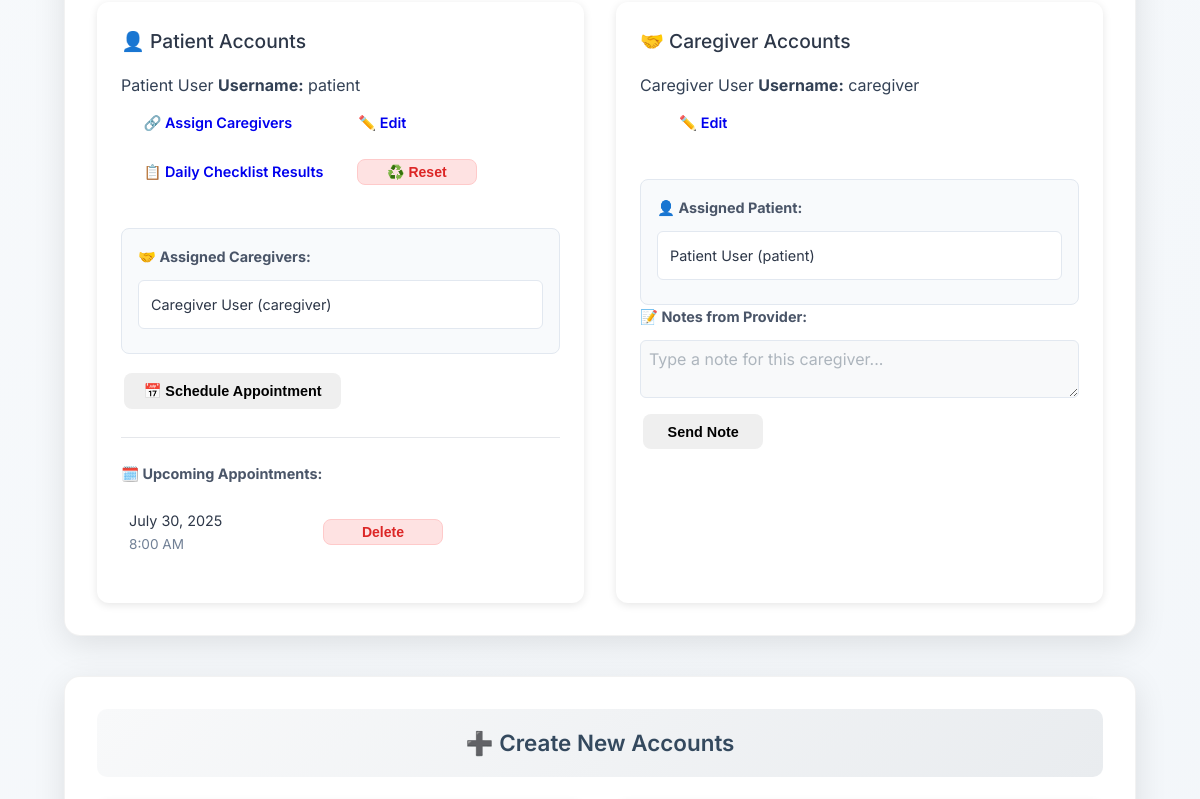
Before: /provider-dashboard/ (signed in, middle part) with the older database file.
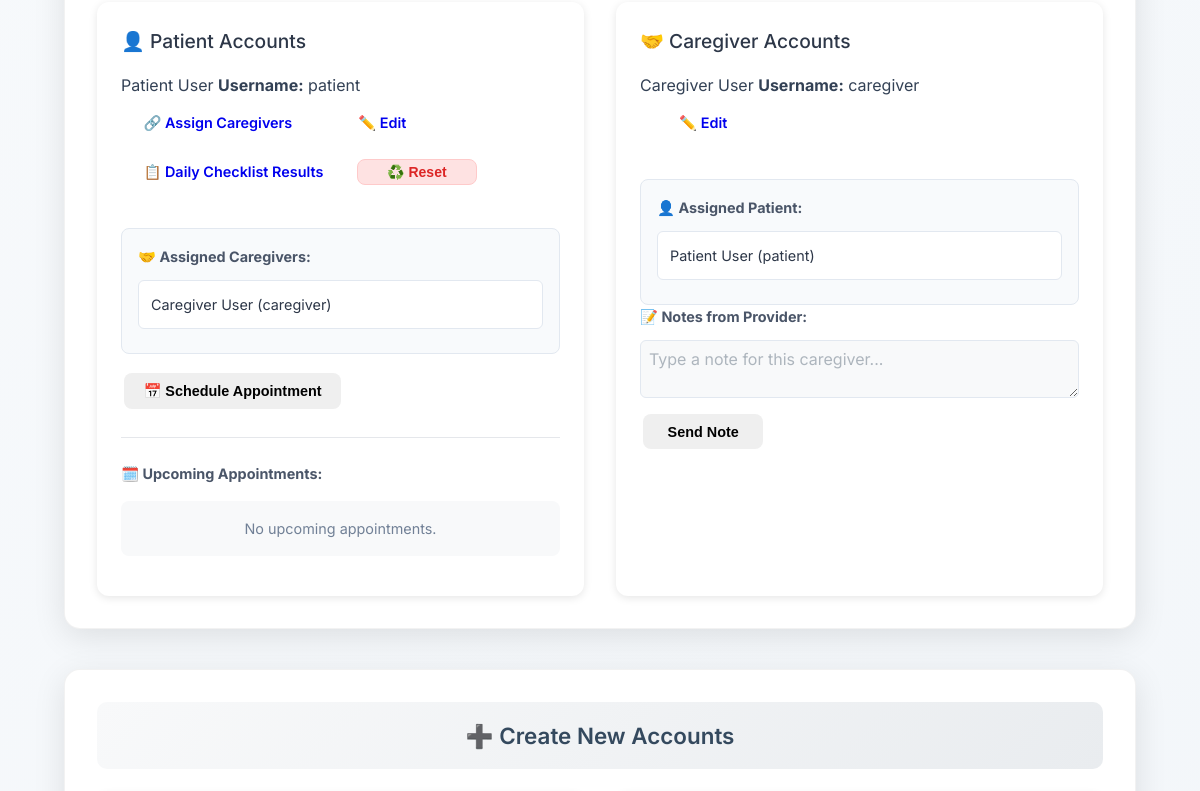
After: the same page with the newer database file.
### users/models.py (models this page shows, shortened)
class UserProfile(models.Model):
    USER_TYPES = (
        ('admin', 'Administrator'),  # Admin users
        ('provider', 'Healthcare Provider'),  # Providers
        ('caregiver', 'Caregiver'),  # Caregivers
        ('patient', 'Patient'),  # All patients
    )
    user = models.OneToOneField(User, on_delete=models.CASCADE, related_name='profile')  # each user must have a profile
    user_type = models.CharField(max_length=20, choices=USER_TYPES)  # set specific user role
    provider = models.ForeignKey('self', on_delete=models.SET_NULL, null=True, blank=True,
                                related_name='managed_patients', limit_choices_to={'user_type': 'provider'})  # provider link
    patient = models.ForeignKey('self', on_delete=models.SET_NULL, null=True, blank=True,
                               related_name='caregivers', limit_choices_to={'user_type': 'patient'})  # patienr link
    linked_patients = models.ManyToManyField(
        'self',
        symmetrical=False,
        related_name='linked_caregivers',
        limit_choices_to={'user_type': 'patient'},
        blank=True,
        help_text="Patients this caregiver can access"  # Caregivers can see these patients
    )

### taskmanager/models.py (models this page shows, shortened)
class Appointment(models.Model):
    provider = models.ForeignKey(UserProfile, on_delete=models.CASCADE, related_name='provided_appointments')
    patient = models.ForeignKey(UserProfile, on_delete=models.CASCADE, related_name='appointments')
    datetime = models.DateTimeField()
    notes = models.TextField(blank=True)
    created_at = models.DateTimeField(auto_now_add=True)
    class Meta:
        ordering = ['datetime']

### users/views.py (the view, shortened to what this page needs)
# urls.py: path('provider-dashboard/', views.provider_dashboard, name='provider_dashboard'),
@login_required
def provider_dashboard(request):
    if not hasattr(request.user, 'profile') or request.user.profile.user_type != 'provider':
        messages.error(request, 'You do not have permission to access the provider dashboard.')
        return redirect('home')
    provider_profile = request.user.profile
    patients = UserProfile.objects.filter(user_type='patient', provider=provider_profile)
    provider_patient_ids = patients.values_list('id', flat=True)
    caregivers = UserProfile.objects.filter(
        user_type='caregiver',
        patient__in=provider_patient_ids
    )
    task_statistics = get_task_statistics()
    recent_tasks = Task.objects.filter(
        assigned_by=provider_profile
    ).select_related('assigned_to__user').order_by('-created_at')[:10]
    selected_patient = None
    patient_tasks = []
    daily_checklists = []
    context = {
        'user': request.user,
        'user_type': 'Healthcare Provider',
        'patients': patients,
        'caregivers': caregivers,
        'recent_tasks': recent_tasks,
        'task_types': TASK_TYPES,
        'game_types': GAME_TYPES,
        'difficulty_levels': DIFFICULTY_LEVELS,
        'task_configs': TASK_TEMPLATES,  # Add task configurations
        'provider_patients': patients,  # Add provider's patients for the quick assign section
        **task_statistics,
        'selected_patient': selected_patient,
        'patient_tasks': patient_tasks,
        'daily_checklists': daily_checklists,
    }
    return render(request, 'dashboards/provider_dashboard.html', context)

### taskmanager/views.py (called while the page is built)
def get_task_statistics():
    return {
        'total_tasks': Task.objects.count(),
        'pending_tasks_count': Task.objects.filter(status__in=['assigned', 'in_progress']).count(),
        'completed_tasks_count': Task.objects.filter(status='completed').count(),
    }

### templates/dashboards/provider_dashboard.html (shortened to what the changed rows need)
{% extends 'layouts/base.html' %}
{% load static %}
{% block extra_css %}
<link rel="stylesheet" href="{% static 'css/provider_dashboard.css' %}">
{% endblock %}
{% block content %}
<div class="dashboard-container"
     data-assign-task-url="{% url 'taskmanager:assign_task' %}"
     data-assign-multiple-tasks-url="{% url 'taskmanager:assign_multiple_tasks' %}"
     data-test-puzzle-mild-url="{% url 'taskmanager:test_puzzle' 'mild' %}"
     data-test-puzzle-moderate-url="{% url 'taskmanager:test_puzzle' 'moderate' %}"
     data-test-puzzle-major-url="{% url 'taskmanager:test_puzzle' 'major' %}"
     data-test-color-mild-url="{% url 'taskmanager:test_color' 'mild' %}"
     data-test-color-moderate-url="{% url 'taskmanager:test_color' 'moderate' %}"
     data-test-color-major-url="{% url 'taskmanager:test_color' 'major' %}"
     data-test-pairs-mild-url="{% url 'taskmanager:test_pairs' 'mild' %}"
     data-test-pairs-moderate-url="{% url 'taskmanager:test_pairs' 'moderate' %}"
     data-test-pairs-major-url="{% url 'taskmanager:test_pairs' 'major' %}"
     data-test-questionnaire-url="{% url 'taskmanager:test_questionnaire' %}"
     data-test-daily-checklist-url="{% url 'taskmanager:test_daily_checklist' %}">
    <div class="provider-dashboard">
        <div class="dashboard-section">
            <div class="account-management-container">
                <div class="account-section">
                    {% if patients %}
                    <div class="user-accounts">
                        {% for patient in patients %}
                        <div class="user-card" data-patient-id="{{ patient.id }}">
                            <div class="user-header-row user-header-flex">
                                <div class="user-header-info user-header-info-vertical">
                                    <span class="user-name">{{ patient.user.first_name }} {{ patient.user.last_name }}</span>
                                    <span class="user-username"><strong>Username:</strong> {{ patient.user.username }}</span>
                                </div>
                                <div class="user-actions-inline-row">
                                    <a href="{% url 'assign_caregiver' patient.id %}" class="action-btn primary-btn">
                                        🔗 Assign Caregivers
                                    </a>
                                    <a href="{% url 'manage_account' patient.user.id %}" class="action-btn outline-btn">
                                        ✏️ Edit
                                    </a>
                                    <span style="display: flex; align-items: center; gap: 0.5rem;">
                                        <a href="{% url 'taskmanager:daily_checklist_results_patient' patient.id %}" class="action-btn secondary-btn">
                                            📋 Daily Checklist Results
                                        </a>
                                        <form method="post" action="{% url 'taskmanager:reset_daily_checklist_patient' patient.id %}" class="reset-checklist-form" data-patient-id="{{ patient.id }}" style="display:inline;">
                                            <button type="submit" class="action-btn danger-btn" onclick="return confirm('Are you sure you want to reset all daily checklist submissions for this patient?');">
                                                ♻️ Reset
                                            </button>
                                        </form>
                                    </span>
                                </div>
                            </div>
                            <div class="relationship-data">
                                <div class="relationship-row-container">
                                    {% with caregivers=patient.caregivers.all %}
                                        <div class="relationship-row">
                                            <p class="relationship-title"><strong>🤝 Assigned Caregivers:</strong></p>
                                            {% for caregiver in caregivers %}
                                                <div class="relationship-item" data-caregiver-id="{{ caregiver.id }}" data-caregiver-name="{{ caregiver.user.first_name }} {{ caregiver.user.last_name }}">
                                                    {{ caregiver.user.first_name }} {{ caregiver.user.last_name }} ({{ caregiver.user.username }})
                                                </div>
                                            {% empty %}
                                            <p class="no-relationships">❌ No caregivers assigned</p>
                                            {% endfor %}
                                        </div>
                                    {% endwith %}
                                </div>
                                <div style="margin-top: 1rem;">
                                    <button class="action-btn secondary-btn schedule-appointment-btn" data-patient-name="{{ patient.user.get_full_name }}" data-patient-id="{{ patient.id }}">
                                        📅 Schedule Appointment
                                    </button>
                                </div>
                                <div class="appointment-section">
                                    <p class="relationship-title"><strong>🗓️ Upcoming Appointments:</strong></p>
                                    <div class="appointments-list">
                                        {% with appointments=patient.appointments.all %}
                                            {% if appointments %}
                                                <table>
                                                    <tbody>
                                                        {% for appt in appointments %}
                                                            <tr>
                                                                <td class="appointment-datetime">
                                                                    {{ appt.datetime|date:"F j, Y" }}
                                                                    <br>
                                                                    <span class="time">{{ appt.datetime|date:"g:i A" }}</span>
                                                                </td>
                                                                <td>
                                                                    <button class="action-btn danger-btn delete-appointment-btn" data-appointment-id="{{ appt.id }}">
                                                                        Delete
                                                                    </button>
                                                                </td>
                                                            </tr>
                                                        {% endfor %}
                                                    </tbody>
                                                </table>
                                            {% else %}
                                                <p class="no-appointments">No upcoming appointments.</p>
                                            {% endif %}
                                        {% endwith %}
                                    </div>
                                </div>
                            </div>
                        </div>
                        {% endfor %}
                    </div>
                    {% else %}
                    <div class="empty-state">
                        <p>👤 No patient accounts found.</p>
                    </div>
                    {% endif %}
                </div>
                <div class="account-section">
                    {% if caregivers %}
                    <div class="user-accounts">
                        {% for caregiver in caregivers %}
                        <div class="user-card">
                            <div class="user-header-row user-header-flex">
                                <div class="user-header-info user-header-info-vertical">
                                    <span class="user-name">{{ caregiver.user.first_name }} {{ caregiver.user.last_name }}</span>
                                    <span class="user-username"><strong>Username:</strong> {{ caregiver.user.username }}</span>
                                </div>
                                <div class="user-actions-inline-row">
                                    <a href="{% url 'manage_account' caregiver.user.id %}" class="action-btn outline-btn">
                                        ✏️ Edit
                                    </a>
                                </div>
                            </div>
                            <div class="relationship-data">
                                <div class="relationship-row-container">
                                    <div class="relationship-row">
                                        <p class="relationship-title"><strong>👤 Assigned Patient:</strong></p>
                                        {% if caregiver.patient %}
                                            <div class="relationship-item">{{ caregiver.patient.user.first_name }} {{ caregiver.patient.user.last_name }} ({{ caregiver.patient.user.username }})</div>
                                        {% else %}
                                            <p class="no-relationships">❌ No patient assigned</p>
                                        {% endif %}
                                    </div>
                                </div>
                                {% if caregiver.patient %}
                                <div class="notes-section">
                                    <p class="relationship-title"><strong>📝 Notes from Provider:</strong></p>
                                    <form class="note-inline-form" data-patient-id="{{ caregiver.patient.id }}" data-caregiver-id="{{ caregiver.id }}">
                                        <textarea class="form-input note-content-input" rows="2" placeholder="Type a note for this caregiver..."></textarea>
                                        <button type="submit" class="action-btn primary-btn" style="margin-top:0.5rem;">Send Note</button>
                                    </form>
                                </div>
                                {% endif %}
                            </div>
                        </div>
                        {% endfor %}
                    </div>
                    {% else %}
                    <div class="empty-state">
                        <p>🤝 No caregiver accounts found.</p>
                    </div>
                    {% endif %}
                </div>
            </div>
        </div>
        <div class="dashboard-section">
            <h2 class="section-title">➕ Create New Accounts</h2>
        </div>
    </div>
</div>
{% endblock %}

Changed rows visible on the page:
removed Appointment: datetime "July 30, 2025", datetime "8:00 AM", shown under UserProfile (number 1 of 2 on the later page)
shown differently, row unchanged: UserProfile (number 1 of 2 on the later page): now shows "No upcoming appointments."
